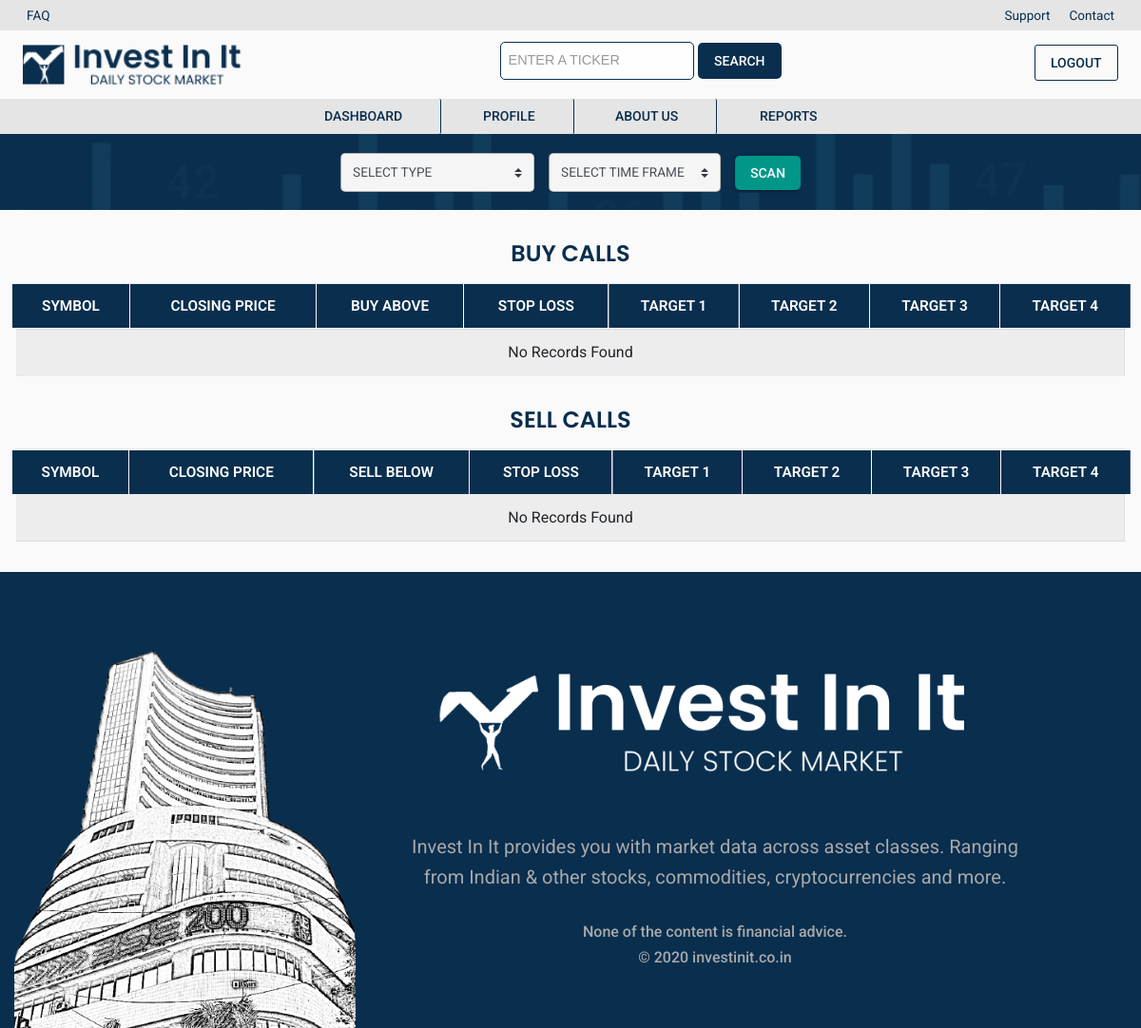
/dashboard/ (signed in), run on an earlier commit of the app's database.
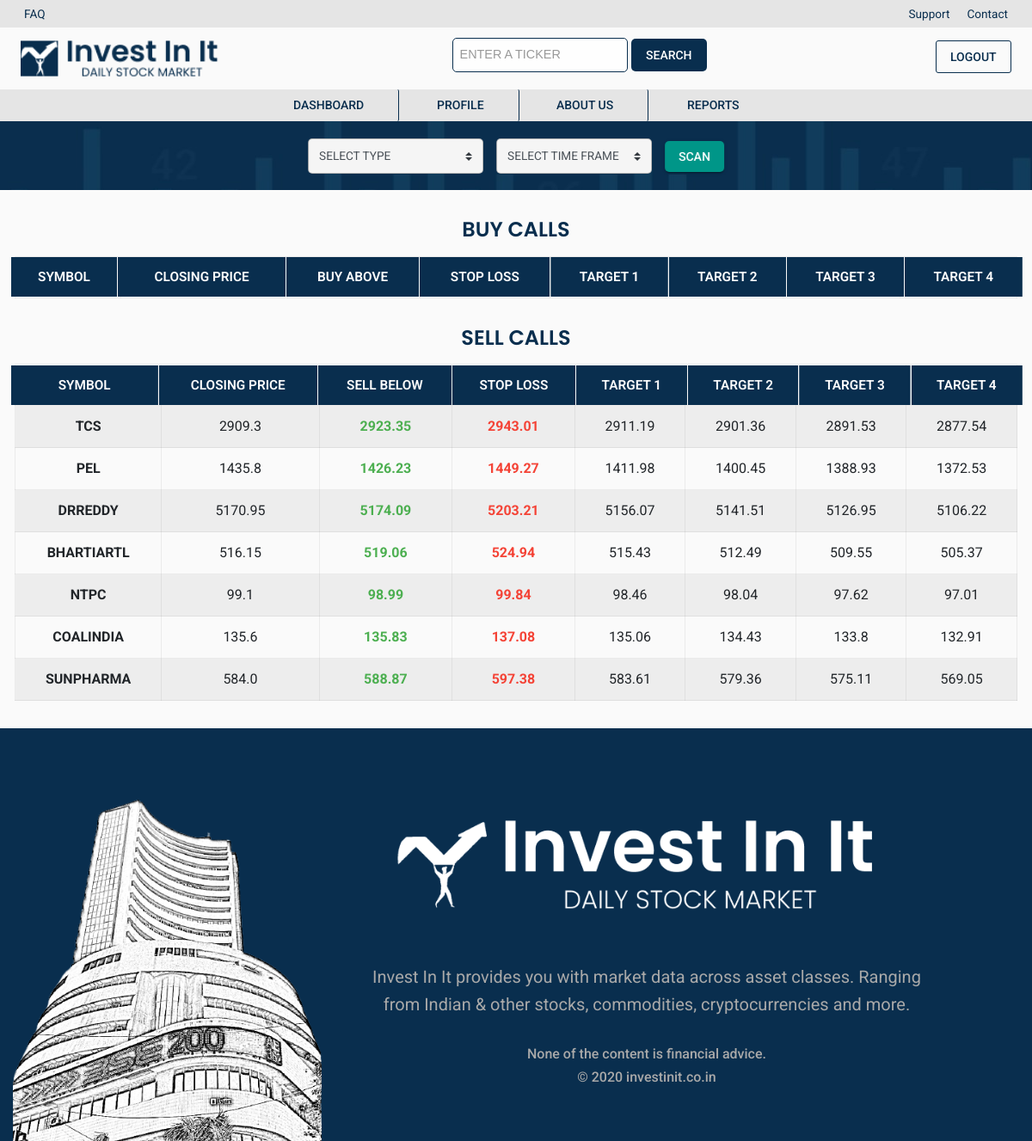
And on a later commit of the database.
### main/models.py (models this page shows, shortened)
class endOfDay(models.Model):
    symbol      = models.CharField(max_length=30, primary_key=True, default="ERROR")
    date        = models.CharField(max_length=30, null=True)
    currDate    = models.CharField(max_length=30, null=True)
    closePrice  = models.FloatField(null=True)
    call        = models.FloatField(null=True)
    stopLoss    = models.FloatField(null=True)
    Target1     = models.FloatField(null=True)
    Target2     = models.FloatField(null=True)
    Target3     = models.FloatField(null=True)
    Target4     = models.FloatField(null=True)
    high        = models.FloatField(null=True)
    low         = models.FloatField(null=True)

### main/views.py (the view)
# urls.py: path('', views.dashboard, name='dashboard'),
@login_required(login_url='/')
def dashboard(request):
    if request.method == 'POST':
        status = ""
        symbol = request.POST.get('ticker').upper()
        stock_data = endOfDay.objects.all().filter(pk=symbol)
        if stock_data:
            call = endOfDay.objects.filter(pk=symbol).values('call')[0]['call']
            stopLoss = endOfDay.objects.filter(
                pk=symbol).values('stopLoss')[0]['stopLoss']
            Target1 = endOfDay.objects.filter(
                pk=symbol).values('Target1')[0]['Target1']
            Target2 = endOfDay.objects.filter(
                pk=symbol).values('Target2')[0]['Target2']
            Target3 = endOfDay.objects.filter(
                pk=symbol).values('Target3')[0]['Target3']
            Target4 = endOfDay.objects.filter(
                pk=symbol).values('Target4')[0]['Target4']
            high = endOfDay.objects.filter(pk=symbol).values('high')[0]['high']
            low = endOfDay.objects.filter(pk=symbol).values('low')[0]['low']
            if(high == 0 and low == 0):
                status = "Awaiting Targets"
                context = {
                    "stock_data": stock_data,
                    "status": status
                }
            else:
                if (call > stopLoss):
                    if(high >= Target1 and high < Target2):
                        status = "Target 1 Reached"
                    elif(high >= Target2 and high < Target3):
                        status = "Target 2 Reached"
                    elif(high >= Target3 and high < Target4):
                        status = "Target 3 Reached"
                    elif(high >= Target4):
                        status = "Final Target Reached"
                    elif(low <= stopLoss):
                        status = "Stop Loss has occured"
                    else:
                        status = "Awaiting Targets"
                else:
                    if(low <= Target1 and low > Target2):
                        status = "Target 1 Reached"
                    elif(low <= Target2 and low > Target3):
                        status = "Target 2 Reached"
                    elif(low <= Target3 and low > Target4):
                        status = "Target 3 Reached"
                    elif(low <= Target4):
                        status = "Final Target Reached"
                    elif(high >= stopLoss):
                        status = "Stop Loss has occured"
                    else:
                        status = "Awaiting Targets"
                context = {
                    "stock_data": stock_data,
                    "status": status
                }
                return render(request, 'main/search.html', context)
        else:
            error = "This ticker is not supported"
            context = {
                "error": error
            }
            return render(request, 'main/search.html', context)
    else:
        context = {"none": None}
    currDate = endOfDay.objects.filter(pk='SBIN').values('currDate')[0]['currDate']
    stock_data = endOfDay.objects.all().filter(date=currDate)
    context = {
        'stock_data': stock_data
    }
    return render(request, 'main/dashboard.html', context)

### main/templates/main/dashboard.html (shortened to what the changed rows need)
{% extends 'accounts/base.html' %}
{% load static %}
{% block content %}
<div class="dashboard-wrapper p-3">
    <div class="stock-list-wrapper">
        <div class="row">
            <div class="list-left-wrapper col-12 pl-3 pr-3">
                <table class="table table-striped table-small table-bordered table-hover text-center">
                    <thead>
                        <tr>
                            <th scope="col">SYMBOL</th>
                            <th scope="col">CLOSING PRICE</th>
                            <th scope="col">BUY ABOVE</th>
                            <th scope="col">STOP LOSS</th>
                            <th scope="col">TARGET 1</th>
                            <th scope="col">TARGET 2</th>
                            <th scope="col">TARGET 3</th>
                            <th scope="col">TARGET 4</th>
                        </tr>
                    </thead>
                    <tbody>
                        {% if stock_data %}
                            {% for stocks in stock_data %}
                                {% if stocks.call > stocks.stopLoss %}
                                    <tr>
                                        <th scope="row">{{ stocks.symbol }}</th>
                                        <td> {{ stocks.closePrice }} </td>
                                        <td> <strong class="text-success"> {{ stocks.call }} </td>
                                        <td> <strong class="text-danger"> {{ stocks.stopLoss }} </strong></td>
                                        <td> {{ stocks.Target1 }}</td>
                                        <td> {{ stocks.Target2 }}</td>
                                        <td> {{ stocks.Target3 }}</td>
                                        <td> {{ stocks.Target4 }}</td>
                                    </tr>
                                {% endif %}
                            {% endfor %}
                        {% else %}
                            <tr>
                                <td colspan="8">No Records Found</td>
                            </tr>
                        {% endif %}
                    </tbody>
                </table>
            </div>
            <div class="list-right-wrapper col-12 pl-3 pr-3">
                <table class="table table-striped table-small table-bordered text-center">
                    <thead>
                        <tr>
                            <th scope="col">SYMBOL</th>
                            <th scope="col">CLOSING PRICE</th>
                            <th scope="col">SELL BELOW</th>
                            <th scope="col">STOP LOSS</th>
                            <th scope="col">TARGET 1</th>
                            <th scope="col">TARGET 2</th>
                            <th scope="col">TARGET 3</th>
                            <th scope="col">TARGET 4</th>
                        </tr>
                    </thead>
                    <tbody>
                        {% if stock_data %}
                            {% for stocks in stock_data %}
                                {% if stocks.call < stocks.stopLoss %}
                                    <tr>
                                        <th scope="row">{{ stocks.symbol }}</th>
                                        <td> {{ stocks.closePrice }} </td>
                                        <td> <strong class="text-success"> {{ stocks.call }} </td>
                                        <td> <strong class="text-danger"> {{ stocks.stopLoss }} </strong></td>
                                        <td> {{ stocks.Target1 }}</td>
                                        <td> {{ stocks.Target2 }}</td>
                                        <td> {{ stocks.Target3 }}</td>
                                        <td> {{ stocks.Target4 }}</td>
                                    </tr>
                                {% endif %}
                            {% endfor %}
                        {% else %}
                            <tr>
                                <td colspan="8">No Records Found</td>
                            </tr>
                        {% endif %}
                    </tbody>
                </table>
            </div>
        </div>
    </div>
</div>
{% endblock %}

What changed in the data, as far as the page shows it:
now on this page (row edited): endOfDay: symbol "TCS", closePrice "2909.3", call "2923.35", stopLoss "2943.01", Target1 "2911.19", Target2 "2901.36", Target3 "2891.53", Target4 "2877.54"
now on this page (row edited): endOfDay: symbol "PEL", closePrice "1435.8", call "1426.23", stopLoss "1449.27", Target1 "1411.98", Target2 "1400.45", Target3 "1388.93", Target4 "1372.53"
now on this page (row edited): endOfDay: symbol "DRREDDY", closePrice "5170.95", call "5174.09", stopLoss "5203.21", Target1 "5156.07", Target2 "5141.51", Target3 "5126.95", Target4 "5106.22"
now on this page (row edited): endOfDay: symbol "BHARTIARTL", closePrice "516.15", call "519.06", stopLoss "524.94", Target1 "515.43", Target2 "512.49", Target3 "509.55", Target4 "505.37"
now on this page (row edited): endOfDay: symbol "NTPC", closePrice "99.1", call "98.99", stopLoss "99.84", Target1 "98.46", Target2 "98.04", Target3 "97.62", Target4 "97.01"
now on this page (row edited): endOfDay: symbol "COALINDIA", closePrice "135.6", call "135.83", stopLoss "137.08", Target1 "135.06", Target2 "134.43", Target3 "133.8", Target4 "132.91"
now on this page (row edited): endOfDay: symbol "SUNPHARMA", closePrice "584.0", call "588.87", stopLoss "597.38", Target1 "583.61", Target2 "579.36", Target3 "575.11", Target4 "569.05"
Also different on the page:
text no longer shown: "No Records Found No Records Found"
